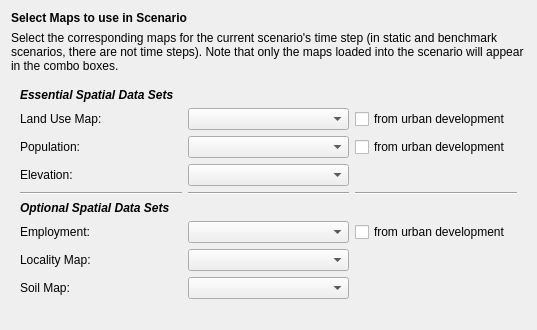
            <widget class="QWidget" name="inputs_contents">
             <property name="geometry">
              <rect>
               <x>0</x>
               <y>0</y>
               <width>537</width>
               <height>330</height>
              </rect>
             </property>
             <layout class="QVBoxLayout" name="verticalLayout_12">
              <item>
               <widget class="QLabel" name="descr1">
                <property name="text">
                 <string>&lt;html&gt;&lt;head/&gt;&lt;body&gt;&lt;p&gt;&lt;span style=&quot; font-weight:600;&quot;&gt;Select Maps to use in Scenario&lt;/span&gt;&lt;/p&gt;&lt;/body&gt;&lt;/html&gt;</string>
                </property>
               </widget>
              </item>
              <item>
               <widget class="QLabel" name="descr2">
                <property name="text">
                 <string>&lt;html&gt;&lt;head/&gt;&lt;body&gt;&lt;p&gt;Select the corresponding maps for the current scenario's time step (in static and benchmark scenarios, there are not time steps). Note that only the maps loaded into the scenario will appear in the combo boxes.&lt;/p&gt;&lt;/body&gt;&lt;/html&gt;</string>
                </property>
                <property name="wordWrap">
                 <bool>true</bool>
                </property>
               </widget>
              </item>
              <item>
               <widget class="QWidget" name="datasets" native="true">
                <layout class="QGridLayout" name="gridLayout_6">
                 <item row="1" column="0">
                  <widget class="QLabel" name="landuse_lbl">
                   <property name="text">
                    <string>Land Use Map:</string>
                   </property>
                  </widget>
                 </item>
                 <item row="1" column="1">
                  <widget class="QComboBox" name="landuse_combo"/>
                 </item>
                 <item row="1" column="2">
                  <widget class="QCheckBox" name="lu_fromurbandev">
                   <property name="text">
                    <string>from urban development</string>
                   </property>
                  </widget>
                 </item>
                 <item row="2" column="1">
                  <widget class="QComboBox" name="pop_combo"/>
                 </item>
                 <item row="2" column="2">
                  <widget class="QCheckBox" name="pop_fromurbandev">
                   <property name="text">
                    <string>from urban development</string>
                   </property>
                  </widget>
                 </item>
                 <item row="2" column="0">
                  <widget class="QLabel" name="pop_lbl">
                   <property name="text">
                    <string>Population:</string>
                   </property>
                  </widget>
                 </item>
                 <item row="4" column="0">
                  <widget class="Line" name="div1">
                   <property name="orientation">
                    <enum>Qt::Horizontal</enum>
                   </property>
                  </widget>
                 </item>
                 <item row="3" column="1">
                  <widget class="QComboBox" name="elev_combo"/>
                 </item>
                 <item row="3" column="0">
                  <widget class="QLabel" name="elev_lbl">
                   <property name="text">
                    <string>Elevation:</string>
                   </property>
                  </widget>
                 </item>
                 <item row="4" column="1">
                  <widget class="Line" name="div2">
                   <property name="orientation">
                    <enum>Qt::Horizontal</enum>
                   </property>
                  </widget>
                 </item>
                 <item row="4" column="2">
                  <widget class="Line" name="div3">
                   <property name="orientation">
                    <enum>Qt::Horizontal</enum>
                   </property>
                  </widget>
                 </item>
                 <item row="7" column="1">
                  <widget class="QComboBox" name="locality_combo"/>
                 </item>
                 <item row="6" column="1">
                  <widget class="QComboBox" name="employment_combo"/>
                 </item>
                 <item row="5" column="0">
                  <widget class="QLabel" name="descr3">
                   <property name="text">
                    <string>&lt;html&gt;&lt;head/&gt;&lt;body&gt;&lt;p&gt;&lt;span style=&quot; font-weight:600; font-style:italic;&quot;&gt;Optional Spatial Data Sets&lt;/span&gt;&lt;/p&gt;&lt;/body&gt;&lt;/html&gt;</string>
                   </property>
                  </widget>
                 </item>
                 <item row="6" column="0">
                  <widget class="QLabel" name="emp_lbl">
                   <property name="text">
                    <string>Employment:</string>
                   </property>
                  </widget>
                 </item>
                 <item row="6" column="2">
                  <widget class="QCheckBox" name="emp_fromurbandev">
                   <property name="text">
                    <string>from urban development</string>
                   </property>
                  </widget>
                 </item>
                 <item row="7" column="0">
                  <widget class="QLabel" name="label_32">
                   <property name="text">
                    <string>Locality Map:</string>
                   </property>
                  </widget>
                 </item>
                 <item row="8" column="0">
                  <widget class="QLabel" name="soil_lbl">
                   <property name="text">
                    <string>Soil Map:</string>
                   </property>
                  </widget>
                 </item>
                 <item row="8" column="1">
                  <widget class="QComboBox" name="soil_combo"/>
                 </item>
                 <item row="0" column="0">
                  <widget class="QLabel" name="label_5">
                   <property name="text">
                    <string>&lt;html&gt;&lt;head/&gt;&lt;body&gt;&lt;p&gt;&lt;span style=&quot; font-weight:600; font-style:italic;&quot;&gt;Essential Spatial Data Sets&lt;/span&gt;&lt;/p&gt;&lt;/body&gt;&lt;/html&gt;</string>
                   </property>
                  </widget>
                 </item>
                </layout>
               </widget>
              </item>
              <item>
               <spacer name="verticalSpacer_5">
                <property name="orientation">
                 <enum>Qt::Vertical</enum>
                </property>
                <property name="sizeHint" stdset="0">
                 <size>
                  <width>20</width>
                  <height>40</height>
                 </size>
                </property>
               </spacer>
              </item>
             </layout>
            </widget>
